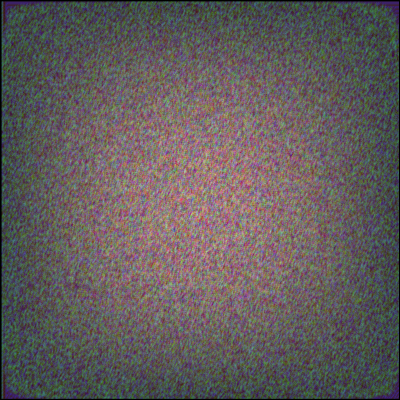
Frame 1 (no input)
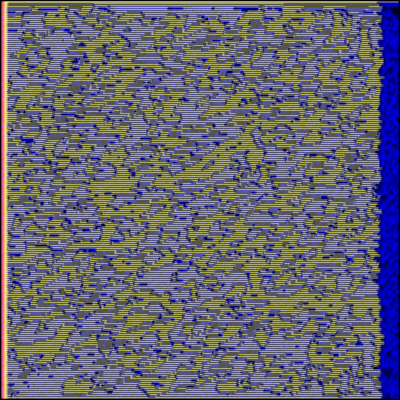
Frame 60 (the mouse pressed at the canvas centre just before this capture)
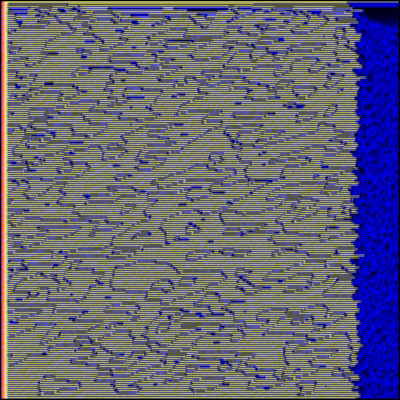
Frame 120 (the mouse held since frame 60 and released just before this capture)

The Processing sketch that drew these frames (run headless with seeded random() and noise(); from frame 60 on, the mouse is pressed at the canvas centre):

// Processing sketch: processing_51569
// ── processing_51569.pde

PImage gfxImage;
float coeff1;

float v = 1.0/9.0;
float[][] kernel = { { v, v, v },
                     { v, v, v },
                     { v, v, v } };


void keyPressed()
{
  // if the key is between 'A'(65) and 'z'(122)
  if( key == 'r') 
  {
    coeff1 = (random(1000) / 1000.0) * 2.0f + 1.0f;
    gfxImage.loadPixels();
  for(int x = 0; x< width; x++)
  for(int y = 0; y< height; y++)
  {
    
    float sx = sin(((float)x/(float)width)*3.14);
    float cx = cos(((float)x/(float)width)*3.14);
    float sy = sin(((float)y/(float)height)*3.14);
    float cy = cos(((float)y/(float)height)*3.14);
    
    gfxImage.pixels[y*width + x] = color( (sx * sy)  * random(255),(sx * sy) * random(255), (sx * sy) * random(255),  255);
  }
  gfxImage.updatePixels();
  } 
   
}

void setup()
{
  size(400,400);
  frameRate(30);
  gfxImage = createImage(width,height,RGB);
  
  coeff1 = (random(1000) / 1000.0) * 2.0f + 1.0f;
  
  gfxImage.loadPixels();
  for(int x = 0; x< width; x++)
  for(int y = 0; y< height; y++)
  {
    
    float sx = sin(((float)x/(float)width)*3.14);
    float cx = cos(((float)x/(float)width)*3.14);
    float sy = sin(((float)y/(float)height)*3.14);
    float cy = cos(((float)y/(float)height)*3.14);
    
    gfxImage.pixels[y*width + x] = color( (sx * sy)  * random(255),(sx * sy) * random(255), (sx * sy) * random(255),  255);
  }
  gfxImage.updatePixels();
}

void draw()
{
  
  PImage edgeImg = createImage(gfxImage.width, gfxImage.height, RGB);
  
  background(0);
 gfxImage.loadPixels();
  for(int x = 1; x< width-1; x++)
  for(int y = 1; y< height-1; y++)
  {
   gfxImage.pixels[y*width + x] =  (int)((
   gfxImage.pixels[y*width + x]* 1.2 +
   gfxImage.pixels[y*width + x-1] * 0.2 -
   green(gfxImage.pixels[y*width + x+1]) * 1.3 +
   blue(gfxImage.pixels[(y-1)*width + x]) + 
   red(gfxImage.pixels[(y+1)*width + x]) ) / coeff1 ); 
    
    
    float sumr = 0; // Kernel sum for this pixel
    float sumg = 0; // Kernel sum for this pixel
    float sumb = 0; // Kernel sum for this pixel
    
    for (int ky = -1; ky <= 1; ky++) {
      for (int kx = -1; kx <= 1; kx++) {
        // Calculate the adjacent pixel for this kernel point
        int pos = (y + ky)*width + (x + kx);
       
        
        // Multiply adjacent pixels based on the kernel values
        sumr += kernel[ky+1][kx+1] * red((gfxImage.pixels[pos]));
        sumg += kernel[ky+1][kx+1] * green((gfxImage.pixels[pos]));
        sumb += kernel[ky+1][kx+1] * blue((gfxImage.pixels[pos]));
      }
    }
    // For this pixel in the new image, set the gray value
    // based on the sum from the kernel
    edgeImg.pixels[y*gfxImage.width + x] = color(sumr,sumg,sumb);
    
    
  }
gfxImage.updatePixels();

  image(edgeImg,0,0);
  
  
}
